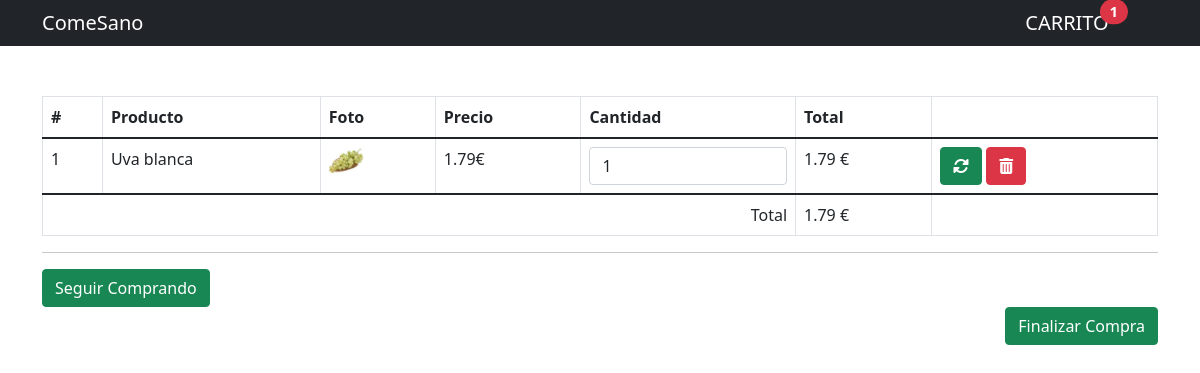
Page /carrito.php?id=21 on the committed database.
### tables this page shows
CREATE TABLE `productos` (
  `id` int(11) NOT NULL,
  `titulo` varchar(80) NOT NULL,
  `foto` varchar(100) NOT NULL,
  `precio` decimal(10,2) NOT NULL,
  `categoria_id` int(10) NOT NULL,
  `fecha` date NOT NULL,
  `stock` int(11) NOT NULL
);

### funciones.php (called while the page is built, shortened)
<?php
function calcularTotal(){
    $total = 0;
    if(isset($_SESSION['carrito'])){
        foreach($_SESSION['carrito'] as $indice => $value){
            $total += $value['precio'] * $value['cantidad'];
        }
    }
    return $total;
}
function cantidadProductos(){
    $cantidad = 0;
    if(isset($_SESSION['carrito'])){
        foreach($_SESSION['carrito'] as $indice => $value){
           $cantidad++;
        }
    }
    return $cantidad;
}

### Clases/Producto.php (called while the page is built, shortened)
<?php
class Producto{
    private $cn = null;
    public function __construct(){
        $this->config = parse_ini_file(__DIR__.'/../config.ini') ;
        $this->cn = new PDO( $this->config['dns'], $this->config['usuario'],$this->config['clave'],array(
            PDO::MYSQL_ATTR_INIT_COMMAND => 'SET NAMES utf8'
        ));
    }
    public function mostrarPorId($id){
        $sql = "SELECT * FROM `productos` WHERE `id`=:id ";
        $resultado = $this->cn->prepare($sql);
        $_array = array(
            ":id" =>  $id
        );
        if($resultado->execute($_array))
            return $resultado->fetch();
        return false;
    }
}

### carrito.php (the view, shortened to what this page needs)
<?php
require 'funciones.php';
if(isset($_GET['id']) && is_numeric($_GET['id'])){
    $id = $_GET['id'];
    require '../PROYECTO/Clases/Producto.php';
    $producto = new Producto;
    $resultado = $producto->mostrarPorId($id);
}
?>
<!DOCTYPE html>
<html lang="es">
<head>
    <link href="https://cdn.jsdelivr.net/npm/bootstrap@5.1.3/dist/css/bootstrap.min.css" rel="stylesheet">
    <link rel="stylesheet" href="css/all.min.css">
</head>
  <body>
  <nav class="navbar navbar-dark bg-dark fixed-top">
        <div class="container">
            <div>
                <a href="index.php" class="navbar-brand">ComeSano</a>
            </div>
            <div  >
                <ul class="navbar-nav">
                    <li>
                        <a href="carrito.php" class="navbar-brand">CARRITO <span class=" top-0 start-100 translate-middle badge rounded-pill bg-danger"><?php print cantidadProductos(); ?></span></a>
                    </li>
                </ul>
            </div>
        </div>
    </nav>
    <br><br><br><br>
    <div class="container">
            <table class="table table-bordered table-hover">
                  <thead>
                    <tr>
                      <th>#</th>
                      <th>Producto</th>
                      <th>Foto</th>
                      <th>Precio</th>
                      <th>Cantidad</th>
                      <th>Total</th>
                      <th></th>
                    </tr>
                  </thead>
                  <tbody>
                      <?php
                        if(isset($_SESSION['carrito']) && !empty($_SESSION['carrito'])){
                            $c=0;
                            foreach($_SESSION['carrito'] as $indice => $value){
                                $c++;
                                $total = $value['precio'] * $value['cantidad'];
                      ?>
                        <tr>
                            <form action="actualizar_carrito.php" method="post">
                                <td><?php print $c ?></td>
                                <td><?php print $value['titulo']  ?></td>
                                <td>
                                    <?php
                                        $foto = 'imagenesProductos/'.$value['foto'];
                                        if(file_exists($foto)){
                                        ?>
                                        <img src="<?php print $foto; ?>" width="35">
                                    <?php }?>
                                </td>
                                <td><?php print $value['precio']  ?>€</td>
                                <td>
                                    <input type="text" name="cantidad" size="1" class="form-control" value="<?php print $value['cantidad'] ?>">
                                </td>
                                <td>
                                    <?php print $total  ?> €
                                </td>
                                <td>
<button type="submit" class="btn btn-success btn-xs">
<i class="fa-solid fa-rotate"></i>
</button>
<a href="eliminar_carrito.php?id=<?php print $value['id']  ?>" class="btn btn-danger btn-xs">
<i class="fa-solid fa-trash-can"></i>
</a>
                                </td>
                            </form>
                        </tr>
                    <?php
                        }
                        }else{
                    ?>
                        <tr>
                            <td colspan="7">NO HAY PRODUCTOS EN EL CARRITO</td>
                        </tr>
                    <?php
                        }
                    ?>
                </tbody>
                <tfoot>
                        <tr>
                            <td colspan="5"  class="text-end">Total</td>
                            <td><?php print calcularTotal(); ?> €</td>
                            <td></td>
                        </tr>
                </tfoot>
            </table>
            <hr>
            <?php
                if(isset($_SESSION['carrito']) && !empty($_SESSION['carrito'])){
            ?>
            <div class="row">
                    <div class="text-start">
                        <a href="productos.php" class="btn btn-success">Seguir Comprando</a>
                    </div>
                    <div class="text-end">
                        <a href="index_login.php" class="btn btn-success">Finalizar Compra</a>
                    </div>
            </div>
            <?php
                }
            ?>
    </div>
  </body>
</html>

### rows in the picture
productos: titulo "Uva blanca", foto (picture), precio "1.79", cantidad "1"

### other values in the picture
cantidadProductos() "1"
calcularTotal() "1.79"
